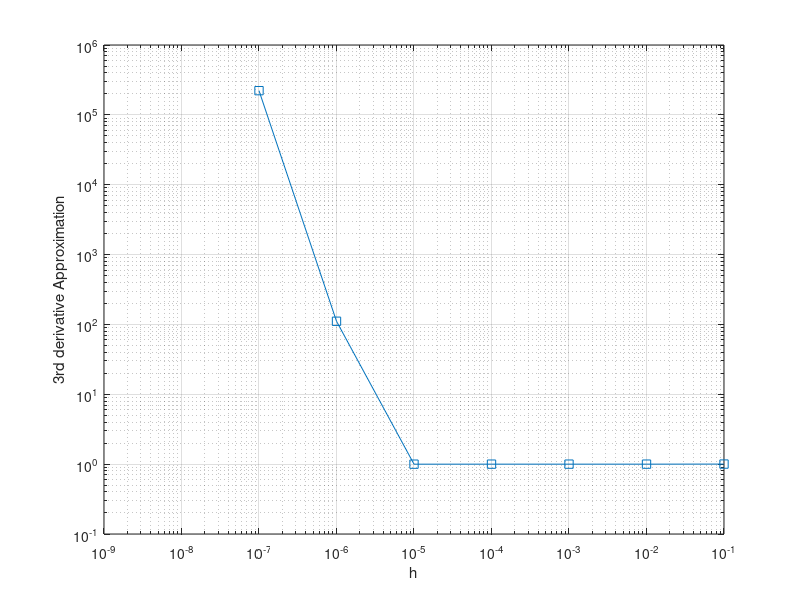

This chart was generated by the following MATLAB code:

format long

%% Function
func = @(x) exp(x) ;

%% target point
x0 = 0;

%% approximate formula derived in first part of question
f3d = @(h) ( func(x0+2*h) - func(x0-2*h) -2*func(x0+h) +2*func(x0-h) )/(2*(h^3)) ;

%%stepList
hList = [1.0e-1,1.0e-2,1.0e-3,1.0e-4,1.0e-5,1.0e-6,1.0e-7,1.0e-8,1.0e-9];
i=1
%%collect the 3rd order derivatives
%for h = hList
for j=1:length(hList)
   f3dCollect(j) = f3d(hList(j)) ;
end

loglog(hList, f3dCollect, '-s')
grid on

xlabel('h')
ylabel('3rd derivative Approximation')

